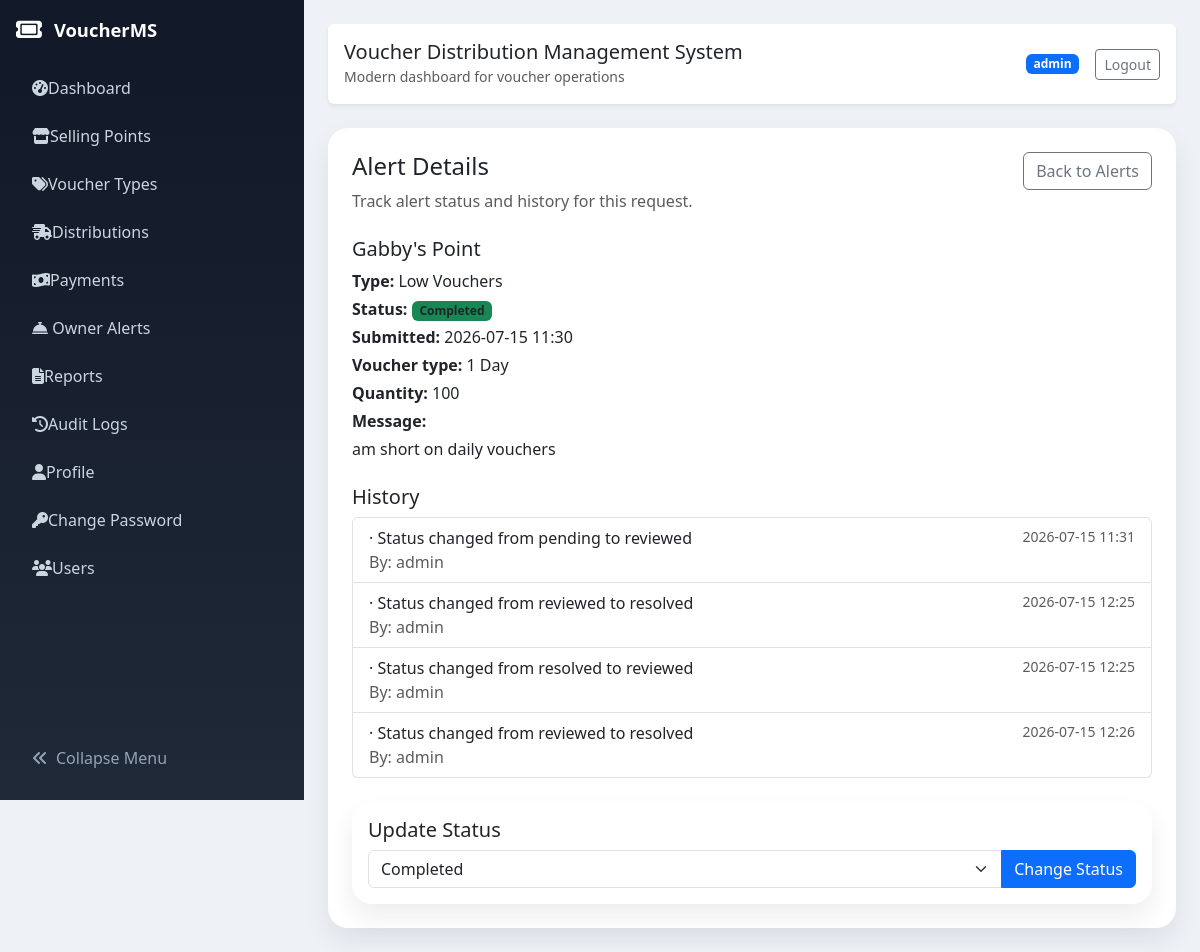
/owner-alerts/4/ (signed in), run on the app's committed database.
### voucher_app/models.py (models this page shows, shortened)
class OwnerAlert(models.Model):
    ALERT_TYPE_CHOICES = [
        ('low_vouchers', 'Low Vouchers'),
        ('collection_request', 'Collection Request'),
        ('other', 'Other'),
    ]
    STATUS_CHOICES = OWNER_ALERT_STATUS_CHOICES
    selling_point = models.ForeignKey(SellingPoint, on_delete=models.CASCADE, related_name='alerts')
    owner = models.ForeignKey(User, on_delete=models.SET_NULL, null=True, blank=True, related_name='alerts')
    alert_type = models.CharField(max_length=30, choices=ALERT_TYPE_CHOICES)
    voucher_type = models.ForeignKey(VoucherType, on_delete=models.SET_NULL, null=True, blank=True)
    quantity = models.PositiveIntegerField(null=True, blank=True)
    message = models.TextField(blank=True)
    status = models.CharField(max_length=20, choices=STATUS_CHOICES, default='pending')
    created_at = models.DateTimeField(auto_now_add=True)
    updated_at = models.DateTimeField(auto_now=True)
    owner_viewed_at = models.DateTimeField(null=True, blank=True)
    class Meta:
        ordering = ['-created_at']

class SellingPoint(models.Model):
    STATUS_CHOICES = [
        ('active', 'Active'),
        ('inactive', 'Inactive'),
    ]
    name = models.CharField(max_length=200)
    phone_number = models.CharField(max_length=30, blank=True)
    location = models.CharField(max_length=255, blank=True)
    contact_person = models.CharField(max_length=200, blank=True)
    owner = models.ForeignKey(User, on_delete=models.SET_NULL, null=True, blank=True, related_name='owned_selling_points')
    status = models.CharField(max_length=20, choices=STATUS_CHOICES, default='active')
    date_created = models.DateTimeField(default=timezone.now)
    created_by = models.ForeignKey(User, on_delete=models.SET_NULL, null=True, blank=True, related_name='created_selling_points')
    updated_by = models.ForeignKey(User, on_delete=models.SET_NULL, null=True, blank=True, related_name='updated_selling_points')
    created_at = models.DateTimeField(auto_now_add=True)
    updated_at = models.DateTimeField(auto_now=True)
    class Meta:
        ordering = ['-created_at']

class VoucherType(models.Model):
    name = models.CharField(max_length=100, unique=True)
    price = models.DecimalField(max_digits=10, decimal_places=2)
    created_by = models.ForeignKey(User, on_delete=models.SET_NULL, null=True, blank=True, related_name='created_voucher_types')
    updated_by = models.ForeignKey(User, on_delete=models.SET_NULL, null=True, blank=True, related_name='updated_voucher_types')
    created_at = models.DateTimeField(auto_now_add=True)
    updated_at = models.DateTimeField(auto_now=True)
    class Meta:
        ordering = ['name']

class OwnerAlertHistory(models.Model):
    owner_alert = models.ForeignKey(OwnerAlert, on_delete=models.CASCADE, related_name='history')
    changed_by = models.ForeignKey(User, on_delete=models.SET_NULL, null=True, blank=True)
    previous_status = models.CharField(max_length=20, blank=True)
    new_status = models.CharField(max_length=20)
    note = models.CharField(max_length=255, blank=True)
    created_at = models.DateTimeField(auto_now_add=True)
    class Meta:
        ordering = ['created_at']

### voucher_app/views.py (the view)
# urls.py: path('owner-alerts/<int:alert_id>/', views.owner_alert_detail, name='owner-alert-detail'),
@login_required
def owner_alert_detail(request, alert_id):
    alert = get_object_or_404(OwnerAlert.objects.select_related('selling_point', 'voucher_type', 'owner'), pk=alert_id)
    if not (request.user.is_staff or request.user.is_superuser) and alert.owner != request.user:
        return redirect('dashboard')
    if alert.owner == request.user and alert.has_new_update:
        alert.owner_viewed_at = timezone.now()
        alert.save(update_fields=['owner_viewed_at'])
    return render(request, 'voucher_app/owner_alert_detail.html', {'alert': alert})

### templates/voucher_app/owner_alert_detail.html (shortened to what this page needs)
{% extends 'voucher_app/base.html' %}
{% block content %}
<div class="card p-4">
    <div class="d-flex justify-content-between align-items-start mb-4">
        <div>
            <h4>Alert Details</h4>
            <p class="text-muted mb-0">Track alert status and history for this request.</p>
        </div>
        <a href="{% url 'owner-alerts' %}" class="btn btn-outline-secondary">Back to Alerts</a>
    </div>
    <div class="mb-4">
        <h5>{{ alert.selling_point.name }}</h5>
        <p class="mb-1"><strong>Type:</strong> {{ alert.get_alert_type_display }}</p>
        <p class="mb-1"><strong>Status:</strong> <span class="badge bg-{% if alert.status == 'pending' %}warning{% elif alert.status == 'reviewed' %}info{% else %}success{% endif %} text-dark">{{ alert.get_status_display }}</span></p>
        <p class="mb-1"><strong>Submitted:</strong> {{ alert.created_at|date:'Y-m-d H:i' }}</p>
        {% if alert.voucher_type %}<p class="mb-1"><strong>Voucher type:</strong> {{ alert.voucher_type.name }}</p>{% endif %}
        {% if alert.quantity %}<p class="mb-1"><strong>Quantity:</strong> {{ alert.quantity }}</p>{% endif %}
        <p class="mb-1"><strong>Message:</strong><br>{{ alert.message|linebreaks }}</p>
    </div>
    <div class="mb-4">
        <h5>History</h5>
        {% if alert.history.exists %}
            <ul class="list-group">
                {% for item in alert.history.all %}
                    <li class="list-group-item">
                        <div class="d-flex justify-content-between">
                            <div>
                                <strong>{{ item.get_new_status_display }}</strong> &middot; {{ item.note }}
                            </div>
                            <small class="text-muted">{{ item.created_at|date:'Y-m-d H:i' }}</small>
                        </div>
                        <div class="text-muted">By: {{ item.changed_by.username|default:'System' }}</div>
                    </li>
                {% endfor %}
            </ul>
        {% else %}
            <p class="text-muted mb-0">No status changes have been recorded yet.</p>
        {% endif %}
    </div>
    {% if user.is_staff or user.is_superuser %}
    <div class="card p-3">
        <h5>Update Status</h5>
        <form method="post" action="{% url 'owner-alert-status-change' alert.id %}">
            <div class="input-group">
                <select name="status" class="form-select">
                    {% for value, label in alert.STATUS_CHOICES %}
                        <option value="{{ value }}" {% if alert.status == value %}selected{% endif %}>{{ label }}</option>
                    {% endfor %}
                </select>
                <button class="btn btn-primary" type="submit">Change Status</button>
            </div>
        </form>
    </div>
    {% endif %}
</div>
{% endblock %}

### templates/voucher_app/base.html (shortened to what this page needs)
<!DOCTYPE html>
<html lang="en" class="h-100">
<head>
    <link href="https://cdn.jsdelivr.net/npm/bootstrap@5.3.3/dist/css/bootstrap.min.css" rel="stylesheet">
    <link href="https://cdnjs.cloudflare.com/ajax/libs/font-awesome/6.5.2/css/all.min.css" rel="stylesheet">
</head>
<body class="h-100">
    <div class="container-fluid h-100">
        <div class="row h-100">
            {% if user.is_authenticated %}
            <aside class="sidebar p-3" id="sidebar">
                <div class="brand">
                    <i class="fa-solid fa-ticket fa-lg"></i>
                    <span>VoucherMS</span>
                </div>
                <ul class="nav flex-column gap-2">
                    {% if user.is_staff or user.is_superuser %}
                        <li class="nav-item"><a href="{% url 'dashboard' %}" class="nav-link"><span class="nav-icon"><i class="fa-solid fa-gauge-high"></i></span><span class="nav-text">Dashboard</span></a></li>
                        <li class="nav-item"><a href="{% url 'selling-points' %}" class="nav-link"><span class="nav-icon"><i class="fa-solid fa-store"></i></span><span class="nav-text">Selling Points</span></a></li>
                        <li class="nav-item"><a href="{% url 'voucher-types' %}" class="nav-link"><span class="nav-icon"><i class="fa-solid fa-tags"></i></span><span class="nav-text">Voucher Types</span></a></li>
                        <li class="nav-item"><a href="{% url 'distributions' %}" class="nav-link"><span class="nav-icon"><i class="fa-solid fa-truck-fast"></i></span><span class="nav-text">Distributions</span></a></li>
                        <li class="nav-item"><a href="{% url 'payments' %}" class="nav-link"><span class="nav-icon"><i class="fa-solid fa-money-bill-wave"></i></span><span class="nav-text">Payments</span></a></li>
                    {% endif %}
                    <li class="nav-item">
                        <a href="{% url 'owner-alerts' %}" class="nav-link">
                            <span class="nav-icon"><i class="fa-solid fa-bell-concierge"></i></span>
                            <span class="nav-text">Owner Alerts</span>
                        </a>
                    </li>
                    <li class="nav-item"><a href="{% url 'reports' %}" class="nav-link"><span class="nav-icon"><i class="fa-solid fa-file-lines"></i></span><span class="nav-text">Reports</span></a></li>
                    <li class="nav-item"><a href="{% url 'audit-logs' %}" class="nav-link"><span class="nav-icon"><i class="fa-solid fa-history"></i></span><span class="nav-text">Audit Logs</span></a></li>
                    <li class="nav-item"><a href="{% url 'profile' %}" class="nav-link"><span class="nav-icon"><i class="fa-solid fa-user"></i></span><span class="nav-text">Profile</span></a></li>
                    <li class="nav-item"><a href="{% url 'change-password' %}" class="nav-link"><span class="nav-icon"><i class="fa-solid fa-key"></i></span><span class="nav-text">Change Password</span></a></li>
                    {% if user.is_staff or user.is_superuser %}
                        <li class="nav-item"><a href="{% url 'user-list' %}" class="nav-link"><span class="nav-icon"><i class="fa-solid fa-users"></i></span><span class="nav-text">Users</span></a></li>
                    {% endif %}
                </ul>
                <button class="collapse-toggle" id="sidebarToggle"><i class="fa-solid fa-angle-double-left me-2"></i><span>Collapse Menu</span></button>
            </aside>
            {% endif %}
            <main class="main-content p-4{% if not user.is_authenticated %} full-width{% endif %}">
                <nav class="navbar rounded shadow-sm mb-4 px-3">
                    <div class="navbar-title">
                    <h5 class="mb-0">Voucher Distribution Management System</h5>
                    <small class="text-muted">Modern dashboard for voucher operations</small>
                </div>
                <div class="d-flex align-items-center gap-3">
                        {% if user.is_authenticated %}
                            <span class="badge bg-primary">{{ user.username }}</span>
                            <a href="{% url 'logout' %}" class="btn btn-outline-secondary btn-sm">Logout</a>
                        {% else %}
                            <a href="{% url 'login' %}" class="btn btn-primary btn-sm">Login</a>
                        {% endif %}
                    </div>
                </nav>
                {% block content %}{% endblock %}
            </main>
        </div>
    </div>
</body>
</html>

### templates/voucher_app/base.html (style rules this page uses)
body { background: #eef2f7; min-height: 100vh; }
.sidebar { display: flex; flex-direction: column; min-height: 100vh; width: 19rem; position: fixed; top: 0; left: 0; background: linear-gradient(180deg, #111827 0%, #1f2937 100%); color: #e5e7eb; transition: width 0.25s ease, transform 0.25s ease; z-index: 1030; }
.sidebar .nav { flex: 1 1 auto; min-height: 0; max-height: calc(100vh - 8rem); overflow-y: auto; padding-right: 0.25rem; }
.main-content { margin-left: 19rem; transition: margin-left 0.25s ease, width 0.25s ease; width: calc(100% - 19rem); padding-top: 1rem; overflow-x: hidden; }
.card p { margin-bottom: 0; }
.sidebar .brand { color: #fff; display: flex; align-items: center; gap: 0.75rem; margin-bottom: 1.5rem; font-size: 1.15rem; font-weight: 700; }
.sidebar .nav-link { color: #cbd5e1; border-radius: 0.85rem; transition: background-color 0.2s ease, color 0.2s ease; }
.sidebar .nav-link .nav-icon { width: 2rem; text-align: center; }
.sidebar .nav-item { width: 100%; }
.sidebar .collapse-toggle { margin-top: auto; background: transparent; border: none; color: #94a3b8; width: 100%; text-align: left; padding: 0.85rem 1rem; transition: background-color 0.2s ease, color 0.2s ease; }
.sidebar .nav-link span { white-space: nowrap; }
.navbar { background: #fff; border-radius: 1rem; box-shadow: 0 0.75rem 1.5rem rgba(15, 23, 42, 0.08); padding: 1rem 1.25rem; }
.navbar .badge { background: #0284c7; }
.card { border: none; box-shadow: 0 0.75rem 1.5rem rgba(15, 23, 42, 0.08); border-radius: 1.25rem; }

### data on the page
OwnerAlert: selling_point.name "Gabby's Point", alert_type "Low Vouchers", status "Completed", created_at "2026-07-15 11:30", voucher_type.name "1 Day", quantity "100", message "am short on daily vouchers"
OwnerAlertHistory: note "Status changed from pending to reviewed", created_at "2026-07-15 11:31", changed_by.username "admin"
OwnerAlertHistory: note "Status changed from reviewed to resolved", created_at "2026-07-15 12:25", changed_by.username "admin"
OwnerAlertHistory: note "Status changed from resolved to reviewed", created_at "2026-07-15 12:25", changed_by.username "admin"
OwnerAlertHistory: note "Status changed from reviewed to resolved", created_at "2026-07-15 12:26", changed_by.username "admin"

### other printed values
{{ user.username }} "admin"
